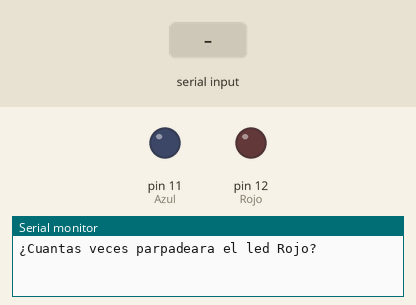
The sketch below on a simulated Arduino Uno, built with avr-gcc and run on an emulated ATmega328P. On the bench: output pins drawn as LEDs (lit = HIGH), the last lines printed to the serial monitor. Dashed ring = blinking. Inputs (shaded band) come from the test bench.

Above: at 0.8 s.
0.9 s: "90,45\n" received over Serial
At 1.3 s:
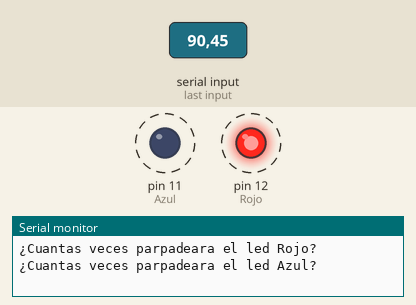
Timing chart, 0 to 9.9 s (numbered marks = the images above; inputs shaded):
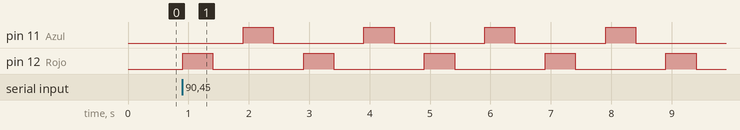

Measured:
- after the input at 0.9 s, pin 11 (Azul): alternates HIGH for 0.50 s and LOW for 1.5 s, starting after 1.0 s; pin 12 (Rojo): alternates HIGH for 0.50 s and LOW for 1.5 s, starting at once

The sketch:

15-FEBRERO.ino
```cpp
int Rojo=12;
int Azul=11;
int Tr;
int Ta;
void setup() {
{
  Serial.begin(9600);
  Serial.println("¿Cuantas veces parpadeara el led Rojo?");
  while (Serial.available()==0);
  Tr=Serial.parseInt();
  pinMode(Rojo,OUTPUT);
  }
  {
  Serial.begin(9600);
  Serial.println("¿Cuantas veces parpadeara el led Azul?");
  while (Serial.available()==0);
  Ta=Serial.parseInt();
  pinMode(Azul,OUTPUT);
  }
}

void loop() {
for (int i=0; i<Tr; i++);{
digitalWrite(Rojo,HIGH);
delay(500);
digitalWrite(Rojo,LOW);
delay(500);
}

for (int j=0; j<Ta; j++);{
digitalWrite(Azul,HIGH);
delay(500);
digitalWrite(Azul,LOW);
delay(500);
}
}
```
